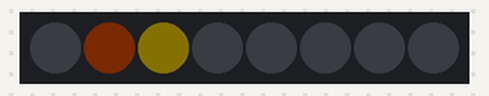
Bench run of a sketch on a simulated Arduino Uno, built with avr-gcc and run on an emulated ATmega328P. Shown: 8 RGB LEDs in strip order, left to right. Dim RGB values are drawn brighter than linear; what the sketch prints to the serial monitor is not drawn.

Above: at 0.75 s.
At 3.51 s:
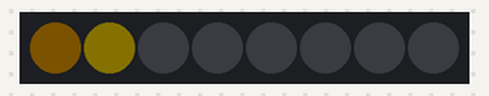
At 6.91 s:
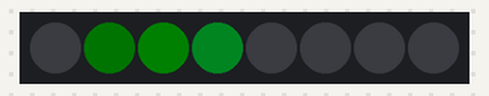
At 14.01 s:
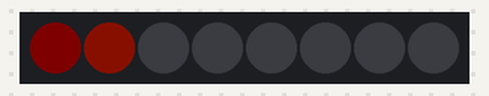
At 20.31 s:
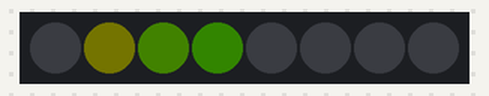
At 26.87 s:
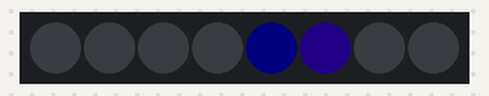
Timing chart, 0 to 27.0 s (numbered marks = the images above):
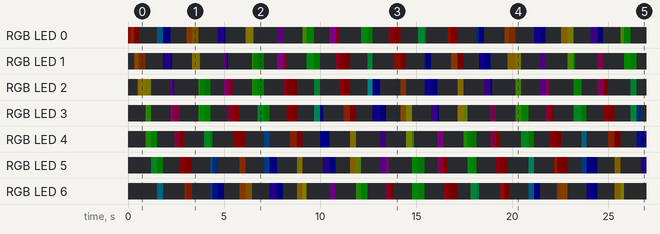

Measured:
- by itself, RGB LED 6: off → RGB(0, 4, 5) at 1.5 s, → off 0.30 s later, → RGB(8, 2, 0) 1.1 s later, → RGB(5, 1, 0) 0.12 s later, … (56 changes in this stretch)
- by itself, RGB LED 4: off → RGB(2, 9, 0) at 0.92 s, → RGB(0, 5, 0) 0.30 s later, → off 0.30 s later, → RGB(7, 0, 3) 0.90 s later, … (56 changes in this stretch)

The sketch:

moving_hue.ino
```cpp
#include <FastLED.h>

#define NUM_LEDS  8
#define LED_PIN   8

CRGB leds[NUM_LEDS];

uint8_t hue = 0;

void setup() {
  FastLED.addLeds<WS2812B, LED_PIN, GRB>(leds, NUM_LEDS);
  FastLED.setBrightness(10); //0-255

  Serial.begin(115200);
}

void loop() {

  uint8_t pos = map(beat16(40, 0), 0, 65535, 0, NUM_LEDS -1);
  leds[pos] = CHSV( hue, 200, 250);

  fadeToBlackBy(leds, NUM_LEDS, 2);

  EVERY_N_MILLISECONDS( 10 ) {
    hue++;
  }

  EVERY_N_MILLISECONDS(10) {
    Serial.println(pos);
  }

  FastLED.show();

}
```
